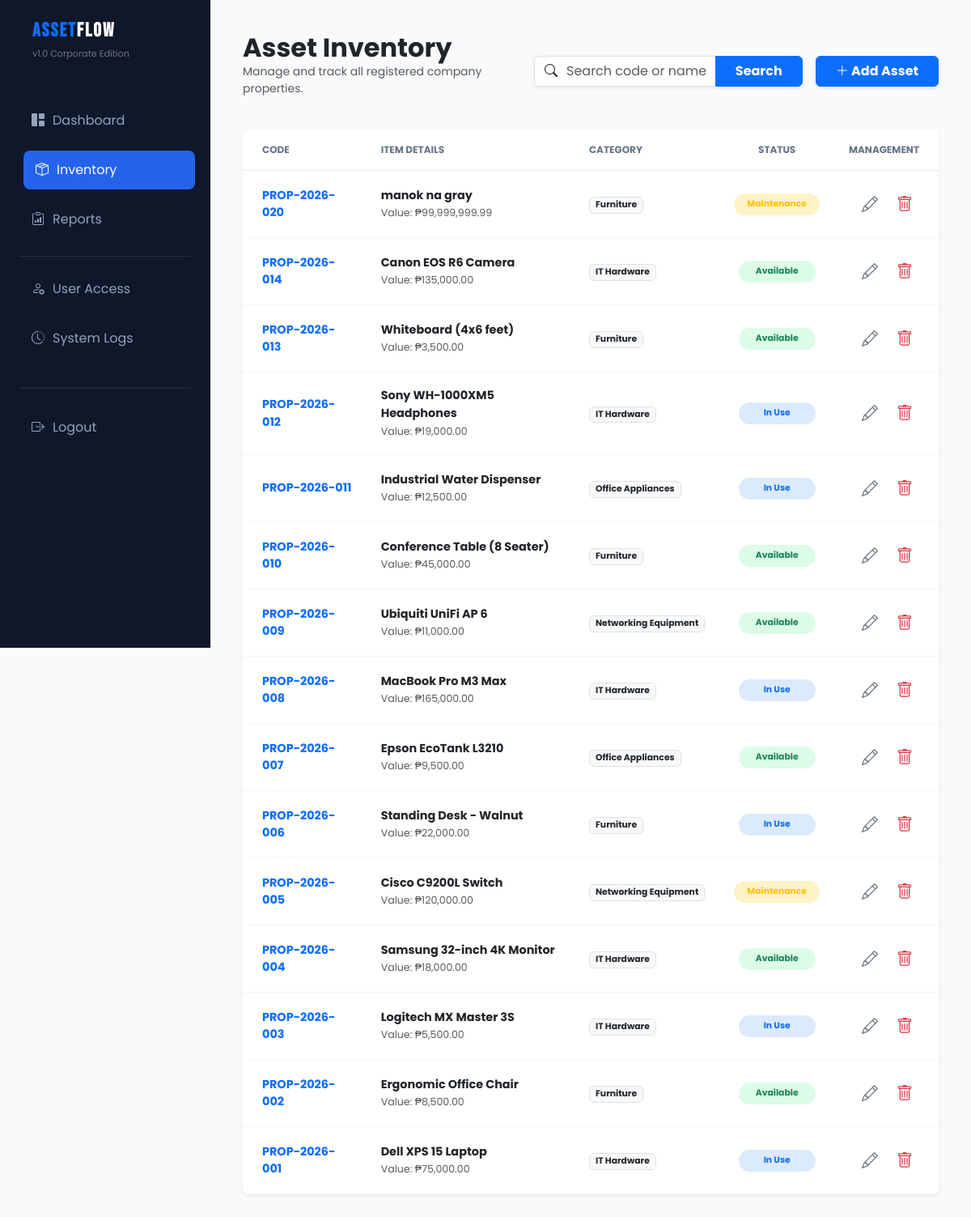
The app's page /inventory.php (signed in) with its own data.
### tables this page shows
CREATE TABLE properties (
  id int(11) NOT NULL,
  property_code varchar(20) NOT NULL,
  item_name varchar(100) NOT NULL,
  category_id int(11) DEFAULT NULL,
  status enum('Available','In Use','Maintenance','Disposed') DEFAULT 'Available',
  purchase_date date DEFAULT NULL,
  value decimal(10,2) DEFAULT NULL,
  created_at timestamp NOT NULL DEFAULT current_timestamp()
);

CREATE TABLE categories (
  id int(11) NOT NULL,
  category_name varchar(50) NOT NULL
);

### inventory.php (the view, shortened to what this page needs)
<?php
include 'db_connect.php';
include 'includes/header.php';
include 'includes/sidebar.php';
$search = isset($_GET['search']) ? $_GET['search'] : '';
$query = "SELECT p.*, c.category_name
          FROM properties p
          LEFT JOIN categories c ON p.category_id = c.id
          WHERE p.item_name LIKE :search OR p.property_code LIKE :search
          ORDER BY p.id DESC";
$stmt = $pdo->prepare($query);
$stmt->execute(['search' => "%$search%"]);
?>
<div class="main-content">
    <div class="d-flex justify-content-between align-items-center mb-4">
        <div>
            <h2 class="fw-bold m-0 text-dark">Asset Inventory</h2>
            <p class="text-muted small">Manage and track all registered company properties.</p>
        </div>
        <div class="d-flex gap-3 align-items-center" style="max-width: 500px; width: 100%;">
            <form action="inventory.php" method="GET" class="flex-grow-1">
                <div class="input-group shadow-sm">
                    <span class="input-group-text bg-white border-end-0"><i class="bi bi-search"></i></span>
                    <input type="text" name="search" class="form-control border-start-0 ps-0"
                           placeholder="Search code or name..." value="<?php echo htmlspecialchars($search); ?>">
                    <button type="submit" class="btn btn-primary px-4 fw-bold">Search</button>
                </div>
            </form>
            <?php if ($_SESSION['role'] === 'Admin'): ?>
                <a href="add_asset.php" class="btn btn-primary px-4 fw-bold shadow-sm text-nowrap">
                    <i class="bi bi-plus-lg"></i> Add Asset
                </a>
            <?php endif; ?>
        </div>
    </div>
    <div class="inventory-table-card shadow-sm border-0 rounded-3 overflow-hidden">
        <table class="table table-hover align-middle mb-0 bg-white">
            <thead class="bg-light">
                <tr class="text-muted small text-uppercase">
                    <th class="ps-4 py-3">Code</th>
                    <th class="py-3">Item Details</th>
                    <th class="py-3">Category</th>
                    <th class="py-3 text-center">Status</th>
                    <th class="text-end pe-4 py-3">Management</th>
                </tr>
            </thead>
            <tbody>
                <?php if($stmt->rowCount() > 0): ?>
                    <?php while($row = $stmt->fetch()): ?>
                    <tr>
                        <td class="ps-4">
                            <span class="fw-bold text-primary"><?php echo $row['property_code']; ?></span>
                        </td>
                        <td>
                            <div class="fw-bold text-dark"><?php echo htmlspecialchars($row['item_name']); ?></div>
                            <small class="text-muted">Value: ₱<?php echo number_format($row['value'], 2); ?></small>
                        </td>
                        <td>
                            <span class="badge bg-light text-dark border">
                                <?php echo $row['category_name'] ?? 'Unassigned'; ?>
                            </span>
                        </td>
                        <td class="text-center">
                            <?php
                                $status = $row['status'];
                                $badgeClass = 'bg-secondary';
                                if($status == 'Available') $badgeClass = 'bg-success-light text-success';
                                elseif($status == 'In Use') $badgeClass = 'bg-primary-light text-primary';
                                elseif($status == 'Maintenance') $badgeClass = 'bg-warning-light text-warning';
                                elseif($status == 'Disposed') $badgeClass = 'bg-secondary-light text-secondary';
                            ?>
                            <span class="badge rounded-pill <?php echo $badgeClass; ?> px-3 py-2" style="min-width: 95px;">
                                <?php echo $status; ?>
                            </span>
                        </td>
                        <td class="text-end pe-4">
                            <?php if ($_SESSION['role'] === 'Admin'): ?>
                                <div class="btn-group gap-2">
                                    <a href="edit_asset.php?id=<?php echo $row['id']; ?>"
                                       class="btn btn-sm btn-outline-secondary border-0 rounded-circle p-2"
                                       title="Edit Asset">
                                        <i class="bi bi-pencil fs-5"></i>
                                    </a>
                                    <a href="delete_asset.php?id=<?php echo $row['id']; ?>"
                                       class="btn btn-sm btn-outline-danger border-0 rounded-circle p-2"
                                       title="Delete Asset"
                                       onclick="return confirm('Are you sure you want to permanently delete this asset?');">
                                        <i class="bi bi-trash fs-5"></i>
                                    </a>
                                </div>
                            <?php else: ?>
                                <span class="badge bg-light text-muted fw-normal border">Read-Only</span>
                            <?php endif; ?>
                        </td>
                    </tr>
                    <?php endwhile; ?>
                <?php endif; ?>
            </tbody>
        </table>
    </div>
</div>
</body>
</html>

### style.css (style rules this page uses)
:root { --primary: #2563eb; --secondary: #64748b; --success: #22c55e; --warning: #f59e0b; --danger: #ef4444; --bg-light: #f8fafc; --sidebar-dark: #0f172a; --white: #ffffff; --transition: all 0.3s ease; }
* { margin: 0; padding: 0; box-sizing: border-box; }
body { background-color: var(--bg-light); font-family: 'Poppins', sans-serif; display: flex; min-height: 100vh; color: var(--sidebar-dark); }
.main-content { margin-left: 260px; width: calc(100% - 260px); padding: 40px; }
.inventory-table-card { background: var(--white); border-radius: 20px; overflow: hidden; box-shadow: 0 10px 25px rgba(0,0,0,0.03); margin-top: 20px; border: 1px solid rgba(0,0,0,0.05); }
.table { margin-bottom: 0; }
.table thead { background-color: #f8fafc; }
.table thead th { padding: 18px; font-size: 0.75rem; font-weight: 700; text-transform: uppercase; color: var(--secondary); border-bottom: 1px solid #e2e8f0; }
.table tbody td { padding: 18px; vertical-align: middle; font-size: 0.9rem; border-bottom: 1px solid #f1f5f9; }
.bg-success-light { background: #dcfce7; color: #166534; }
.bg-warning-light { background: #fef3c7; color: #92400e; }
.bg-primary-light { background: #dbeafe; color: #1e40af; }

### records on screen
properties: property_code "PROP-2026-020", item_name "manok na gray", value "99,999,999.99", category.category_name "Furniture", status "Maintenance"
properties: property_code "PROP-2026-014", item_name "Canon EOS R6 Camera", value "135,000.00", category.category_name "IT Hardware", status "Available"
properties: property_code "PROP-2026-013", item_name "Whiteboard (4x6 feet)", value "3,500.00", category.category_name "Furniture", status "Available"
properties: property_code "PROP-2026-012", item_name "Sony WH-1000XM5 Headphones", value "19,000.00", category.category_name "IT Hardware", status "In Use"
properties: property_code "PROP-2026-011", item_name "Industrial Water Dispenser", value "12,500.00", category.category_name "Office Appliances", status "In Use"
properties: property_code "PROP-2026-010", item_name "Conference Table (8 Seater)", value "45,000.00", category.category_name "Furniture", status "Available"
properties: property_code "PROP-2026-009", item_name "Ubiquiti UniFi AP 6", value "11,000.00", category.category_name "Networking Equipment", status "Available"
properties: property_code "PROP-2026-008", item_name "MacBook Pro M3 Max", value "165,000.00", category.category_name "IT Hardware", status "In Use"
properties: property_code "PROP-2026-007", item_name "Epson EcoTank L3210", value "9,500.00", category.category_name "Office Appliances", status "Available"
properties: property_code "PROP-2026-006", item_name "Standing Desk - Walnut", value "22,000.00", category.category_name "Furniture", status "In Use"
properties: property_code "PROP-2026-005", item_name "Cisco C9200L Switch", value "120,000.00", category.category_name "Networking Equipment", status "Maintenance"
properties: property_code "PROP-2026-004", item_name "Samsung 32-inch 4K Monitor", value "18,000.00", category.category_name "IT Hardware", status "Available"
properties: property_code "PROP-2026-003", item_name "Logitech MX Master 3S", value "5,500.00", category.category_name "IT Hardware", status "In Use"
properties: property_code "PROP-2026-002", item_name "Ergonomic Office Chair", value "8,500.00", category.category_name "Furniture", status "Available"
properties: property_code "PROP-2026-001", item_name "Dell XPS 15 Laptop", value "75,000.00", category.category_name "IT Hardware", status "In Use"
